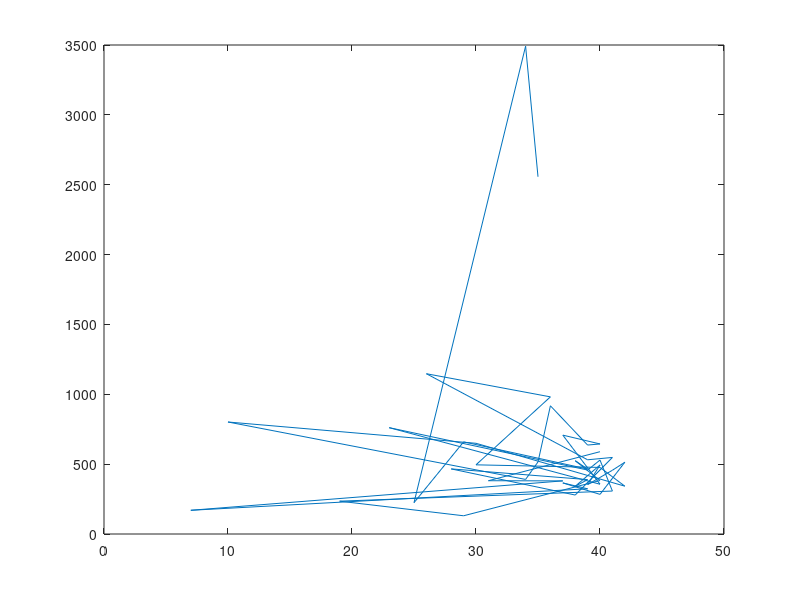

Here is the MATLAB script that generated this plot:
clear;clf;
x = [40,31,37,7,39,37,40,42,41,39,40,38,39,28,38,41,39,26,36,30,40,42,30,10,34,35,36,39,40,37,40,23,39,40,41,19,29,40,38,39,29,25,34,35];
y = [589.0565371024735,381.33684210526314,380.19312169312167,169.75,323.61869618696187,365.6715596330275,283.7387580299786,513.516129032258,456.2492250464972,353.18083182640146,493.85962877030164,341.260989010989,389.32405345211583,465.9230769230769,278.8942307692308,548.0532276330691,531.1924778761062,1147.2068965517242,981.5820895522388,495.10769230769233,476.54797230464885,342.4199785177229,649.2623762376238,801.6410256410256,390.58012820512823,515.9878048780488,917.7158273381295,636.6950146627566,644.5396419437341,707.7360703812317,356.2249283667622,761.0900900900901,457.8888888888889,529.1236162361623,307.4717741935484,235.046875,130.47435897435898,382.86397748592873,524.8,464.72924648786716,659.5064102564103,224.27777777777777,3491.6666666666665,2557.0473815461346];

p = polyfit(x,y,1);
plot(x,y);
f=polyval(p,x);
r=corrcoef(x,y)